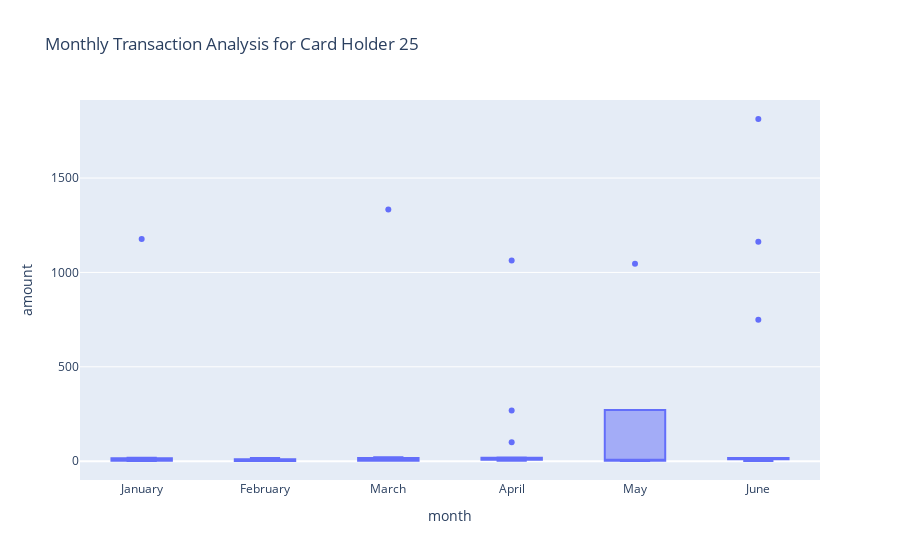

This figure's notebook cell:
### Code cell
# Creating the six box plots using plotly express
# px.box(df, x = 'month', y = 'amount', notched = True)
px.box(df, x="month", y="amount", title="Monthly Transaction Analysis for Card Holder 25")

### Figure 1 — Plotly figure (JSON) as saved in the notebook; plotly's stock layout.template omitted (floating-point values rounded to 4 significant figures)
{"data": [{"alignmentgroup": "True", "hovertemplate": "month=%{x}<br>amount=%{y}<extra></extra>", "legendgroup": "", "marker": {"color": "#636efa"}, "name": "", "notched": false, "offsetgroup": "", "orientation": "v", "showlegend": false, "type": "box", "x": ["January", "January", "January", "January", "January", "January", "January", "January", "January", "January", "February", "February", "February", "February", "February", "February", "February", "February", "February", "February", "March", "March", "March", "March", "March", "March", "March", "March", "March", "March", "March", "March", "March", "April", "April", "April", "April", "April", "April", "April", "April", "April", "April", "April", "April", "April", "April", "April", "April", "May", "May", "May", "May", "May", "June", "June", "June", "June", "June", "June", "June", "June", "June", "June", "June", "June", "June", "June"], "x0": " ", "xaxis": "x", "y": [1.46, 10.74, 2.93, 1.39, 17.84, 1.65, 15.86, 2.22, 1177, 2.75, 10.75, 10.81, 5.97, 3.69, 16.7, 1.26, 2.63, 11.01, 0.91, 1.18, 12.42, 16.58, 1334, 2.88, 2.04, 13.57, 10.1, 1.65, 3.08, 4.2, 2.56, 18.28, 21.04, 100, 2.62, 7.08, 17.15, 1063, 10.15, 10.06, 269, 10.24, 7.39, 6.01, 20.03, 2.79, 10.02, 15.66, 16.5, 1.1, 1046, 12.15, 2.27, 5.97, 1162, 749, 10.69, 11.88, 1.03, 10.15, 11.01, 16.29, 15.98, 1813, 16.61, 11.53, 5.24, 2.27], "y0": " ", "yaxis": "y"}], "layout": {"autosize": true, "boxmode": "group", "legend": {"tracegroupgap": 0}, "title": {"text": "Monthly Transaction Analysis for Card Holder 25"}, "xaxis": {"anchor": "y", "autorange": true, "domain": [0, 1], "range": [-0.5, 5.5], "title": {"text": "month"}, "type": "category"}, "yaxis": {"anchor": "x", "autorange": true, "domain": [0, 1], "range": [-99.76, 1914.0], "title": {"text": "amount"}, "type": "linear"}}}
